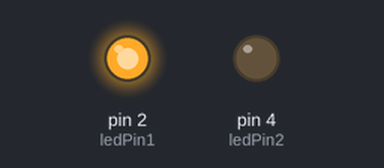
Bench run of a sketch on a simulated Arduino Uno, built with avr-gcc and run on an emulated ATmega328P. On the bench: output pins drawn as LEDs (lit = HIGH).

Above: at 0.1 s.
Timing chart, 0 to 1.6 s (numbered marks = the images above):
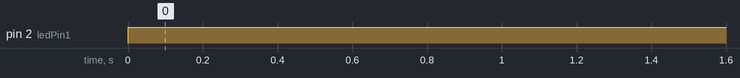

The sketch:

mos_test.ino
```cpp
int ledPin1 = 2;//lsb
int ledPin2 = 4;

void setup()
{
  pinMode(ledPin1,OUTPUT);
  pinMode(ledPin2,OUTPUT);

}

void loop()
{
  digitalWrite(ledPin1,HIGH);
  digitalWrite(ledPin2,LOW);

}
```

Measured:
- by itself, pin 2 (ledPin1): LOW → HIGH at 0.00 s
